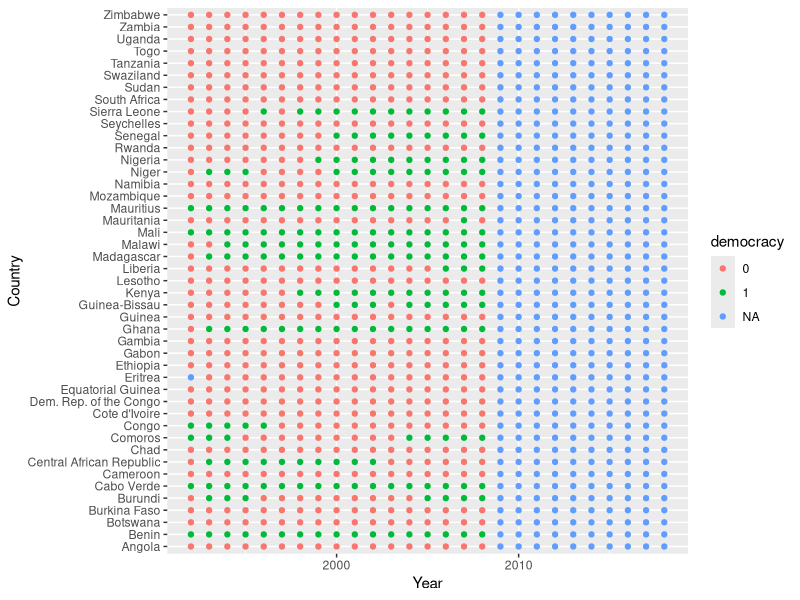

Here is the R script that generated this plot: (Note: this script raises an error after producing the figure.)
## Graphs for Paper 3


#Loading packages
library(readr)
library(readxl)
library(ggplot2)
library(arm)
library(dplyr)
library(ggpubr)

#Data loading
Paper_3_dataset<- read_excel("Paper_3_dataset.xlsx")

#1.Standardizing all the variable
Paper_3_dataset$polity.z<-rescale(Paper_3_dataset$polity2)
Paper_3_dataset$v2x_libdem.z<-rescale(Paper_3_dataset$v2x_libdem)
Paper_3_dataset$inverse_cl.z<-rescale(Paper_3_dataset$inverse_cl)
Paper_3_dataset$inverse_pr.z<-rescale(Paper_3_dataset$inverse_pr)
Paper_3_dataset$FH_press_Total_Score_inv.z<-rescale(Paper_3_dataset$FH_press_Total_Score_inv)
Paper_3_dataset$China_exports_GDP.z<-rescale(Paper_3_dataset$China_exports_GDP)
Paper_3_dataset$China_imports_GDP.z<-rescale(Paper_3_dataset$China_imports_GDP)
Paper_3_dataset$Year<-as.numeric(Paper_3_dataset$Year)

#1. Variation plot of DD
Paper_3_dataset$democracy<-as.factor(Paper_3_dataset$democracy)

ggplot(na.omit(Paper_3_dataset[,c("Year", "Country_name", "democracy")]), aes(Year, Country_name)) +
  geom_point(aes(color = democracy))+ xlab("Year") + 
  ylab("Country")
ggpubr::color_palette("jco")+
  ggpubr::theme_pubclean()

#2. Variation plot of FOTP status
Paper_3_dataset$FH_press_Status <- factor(Paper_3_dataset$FH_press_Status, levels=c("NF","PF","F"))
ggplot(na.omit(Paper_3_dataset[,c("Year", "Country_name", "FH_press_Status")]), aes(Year, Country_name)) +
  geom_point(aes(color = FH_press_Status))+ xlab("Year") + scale_colour_discrete(name = "FOTP status")+
  ylab("Country") 
ggpubr::color_palette("jco")+
  ggpubr::theme_pubclean()


## Aggregating the data by Country
robustness_graph<-Paper_3_dataset[, c("Country_code","Country_name","China_exports_GDP", "China_imports_GDP", 
                                     "polity2", "inverse_pr", "inverse_cl")]
robustness_graph$Country_name<-as.factor(robustness_graph$Country_name)
robustness_graph$Country_code<-as.character(robustness_graph$Country_code)

robustness_graph<- robustness_graph %>%
  group_by(Country_name) %>%
  summarise(Country_code=unique(Country_code), China_exports_GDP=mean(China_exports_GDP, na.rm = TRUE), 
            China_imports_GDP=mean(China_imports_GDP, na.rm = TRUE), polity2=mean(polity2, na.rm = TRUE), 
            inverse_cl=mean(inverse_cl, na.rm = TRUE), 
            inverse_pr=mean(inverse_pr, na.rm = TRUE))

attach(robustness_graph)
robustness_graph$polity_status[polity2 >= 5.5] <- "Democracy"
robustness_graph$polity_status[polity2 > -5.5 & polity2 < 5.5] <- "Anocracy"
robustness_graph$polity_status[polity2 <= -5.5] <- "Autocracy"

robustness_graph$polity_status <- factor(robustness_graph$polity_status, 
                                         levels=c("Autocracy","Anocracy","Democracy"))

robustness_graph$mean_cl_pr<-(robustness_graph$inverse_cl+robustness_graph$inverse_pr)/2

attach(robustness_graph)
robustness_graph$mean_cl_pr_status[mean_cl_pr >= 5.5] <- "Free"
robustness_graph$mean_cl_pr_status[mean_cl_pr > 2.5 & inverse_cl < 5.5] <- "Partially free"
robustness_graph$mean_cl_pr_status[mean_cl_pr <= 2.5] <- "Not free"

robustness_graph$mean_cl_pr_status <- factor(robustness_graph$mean_cl_pr_status, 
                                           levels=c("Not free","Partially free","Free"))

#3. Plot of exports by Polity

ggplot(robustness_graph, aes(y=log(robustness_graph$China_exports_GDP), x=robustness_graph$polity2, 
                             color=polity_status))+
  geom_text(aes(label=robustness_graph$Country_code), size=3)+xlab("Polity 2 average score")+
  ylab("Log of Chinese exports as % of GDP") + 
    scale_colour_discrete(name = "Type of Polity")



#4. Plot of exports by mean of cl and pr


ggplot(robustness_graph, aes(y=log(robustness_graph$China_exports_GDP), x=robustness_graph$mean_cl_pr, 
                           color=mean_cl_pr_status))+
  geom_text(aes(label=robustness_graph$Country_code), size=3)+xlab("FH inverted CL and PR average score")+
  ylab("Log of Chinese exports as % of GDP") + 
  scale_colour_discrete(name = "Type of freedom")

#5.Variation plot of FH PR and CL
ggplot(chapter1_dataset, aes(x=Year)) + facet_wrap (~ Country_name) + 
  geom_line(aes(y=inverse_cl.z, group=Country_name, colour="FH CL"))+
  geom_line(aes(y=inverse_pr.z, group=Country_name, colour="FH PR")) +
  scale_colour_discrete(name = "Standardized Variables") + xlab("Year") + 
  ylab("Standardized deviations from mean") + ggtitle("Variation in Freedom House's PR and CL") + 
  theme(axis.text.x =element_text(angle = 75, hjust = 1))
